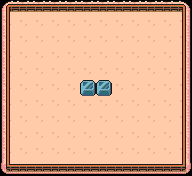

Rendered tile map (Tiled .tmx) drawn with the repository's tilesets; below, a short description and the full map source, tile grids included:
An orthogonal 12x11 tile map with 16x16 px tiles, 3 tile layers (dasar, pagar, rintang), 9 tilesets and 7 objects.

<map version="1.10" tiledversion="1.10.2" orientation="orthogonal" renderorder="right-down" width="12" height="11" tilewidth="16" tileheight="16" infinite="0" nextlayerid="7" nextobjectid="9">
 <tileset firstgid="1" name="TilesetReliefDetail" tilewidth="16" tileheight="16" tilecount="144" columns="12">
  <image source="images/TilesetReliefDetail.png" width="192" height="192" />
 </tileset>
 <tileset firstgid="145" name="TilesetVillageAbandoned" tilewidth="16" tileheight="16" tilecount="240" columns="20">
  <image source="images/TilesetVillageAbandoned.png" width="320" height="192" />
 </tileset>
 <tileset firstgid="385" name="TilesetDesert" tilewidth="16" tileheight="16" tilecount="240" columns="20">
  <image source="images/TilesetDesert.png" width="320" height="192" />
 </tileset>
 <tileset firstgid="625" name="TilesetElement" tilewidth="16" tileheight="16" tilecount="240" columns="16">
  <image source="images/TilesetElement.png" width="256" height="240" />
 </tileset>
 <tileset firstgid="865" name="TilesetField" tilewidth="16" tileheight="16" tilecount="75" columns="5">
  <image source="images/TilesetField.png" width="80" height="240" />
 </tileset>
 <tileset firstgid="940" name="TilesetFloor" tilewidth="16" tileheight="16" tilecount="572" columns="22">
  <image source="images/TilesetFloor.png" width="352" height="417" />
 </tileset>
 <tileset firstgid="1512" name="TilesetFloorB" tilewidth="16" tileheight="16" tilecount="77" columns="11">
  <image source="images/TilesetFloorB.png" width="176" height="112" />
 </tileset>
 <tileset firstgid="1589" name="TilesetHouse" tilewidth="16" tileheight="16" tilecount="759" columns="33">
  <image source="images/TilesetHouse.png" width="528" height="368" />
 </tileset>
 <tileset firstgid="2348" name="TilesetNature" tilewidth="16" tileheight="16" tilecount="504" columns="24">
  <image source="images/TilesetNature.png" width="384" height="336" />
 </tileset>
 <layer id="1" name="dasar" width="12" height="11">
  <data encoding="csv">
910,911,911,911,911,911,911,911,911,911,911,912,
915,916,916,916,916,916,916,916,916,916,916,917,
915,916,916,916,916,916,916,916,916,916,916,917,
915,916,916,916,916,916,916,916,916,916,916,917,
915,916,916,916,916,916,916,916,916,916,916,917,
915,916,916,916,916,916,916,916,916,916,916,917,
915,916,916,916,916,916,916,916,916,916,916,917,
915,916,916,916,916,916,916,916,916,916,916,917,
915,916,916,916,916,916,916,916,916,916,916,917,
915,916,916,916,916,916,916,916,916,916,916,917,
920,921,921,921,921,921,921,921,921,921,921,922
</data>
 </layer>
 <layer id="2" name="pagar" width="12" height="11">
  <data encoding="csv">
1795,1831,1831,1831,1831,1831,1831,1831,1831,1831,1831,1796,
1798,0,0,0,0,0,0,0,0,0,916,1798,
1798,0,0,0,0,0,0,0,0,0,916,1798,
1798,0,0,0,0,0,0,0,0,0,916,1798,
1798,0,0,0,0,0,0,0,0,0,916,1798,
1798,0,0,0,0,0,0,0,0,0,916,1798,
1798,0,0,0,0,0,0,0,0,0,916,1798,
1798,0,0,0,0,0,0,0,0,0,916,1798,
1798,0,0,0,0,0,0,0,0,0,916,1798,
1798,0,0,0,0,0,0,0,0,0,916,1798,
1828,1831,1831,1831,1831,1831,1831,1831,1831,1831,1831,1829
</data>
 </layer>
 <layer id="4" name="rintang" width="12" height="11">
  <data encoding="csv">
0,0,0,0,0,0,0,0,0,0,0,0,
0,0,0,0,0,0,0,0,0,0,0,0,
0,0,0,0,0,0,0,0,0,0,0,0,
0,0,0,0,0,0,0,0,0,0,0,0,
0,0,0,0,0,0,0,0,0,0,0,0,
0,0,0,0,0,2733,2733,0,0,0,0,0,
0,0,0,0,0,0,0,0,0,0,0,0,
0,0,0,0,0,0,0,0,0,0,0,0,
0,0,0,0,0,0,0,0,0,0,0,0,
0,0,0,0,0,0,0,0,0,0,0,0,
0,0,0,0,0,0,0,0,0,0,0,0
</data>
 </layer>
 <objectgroup id="5" name="rintangan">
  <object id="5" x="80" y="80" width="16" height="16" />
  <object id="6" x="96" y="80" width="16" height="16" />
 </objectgroup>
 <objectgroup id="6" name="spawn">
  <object id="8" x="32" y="32" width="16" height="16" />
 </objectgroup>
 <objectgroup id="3" name="batas">
  <object id="1" x="0" y="0" width="16" height="176" />
  <object id="2" x="16" y="0" width="170" height="16" />
  <object id="3" x="176" y="16" width="16" height="160" />
  <object id="4" x="16" y="160" width="165" height="16" />
 </objectgroup>
</map>
